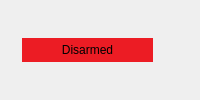
        <widget class="QFrame" name="frame_7">
         <property name="maximumSize">
          <size>
           <width>16777215</width>
           <height>16777215</height>
          </size>
         </property>
         <property name="styleSheet">
          <string notr="true">border: none;</string>
         </property>
         <property name="frameShape">
          <enum>QFrame::StyledPanel</enum>
         </property>
         <property name="frameShadow">
          <enum>QFrame::Raised</enum>
         </property>
         <layout class="QHBoxLayout" name="horizontalLayout_3">
          <property name="spacing">
           <number>0</number>
          </property>
          <property name="leftMargin">
           <number>0</number>
          </property>
          <property name="topMargin">
           <number>0</number>
          </property>
          <property name="rightMargin">
           <number>0</number>
          </property>
          <property name="bottomMargin">
           <number>0</number>
          </property>
          <item>
           <widget class="QFrame" name="frame_13">
            <property name="minimumSize">
             <size>
              <width>150</width>
              <height>0</height>
             </size>
            </property>
            <property name="styleSheet">
             <string notr="true">border: none;</string>
            </property>
            <property name="frameShape">
             <enum>QFrame::StyledPanel</enum>
            </property>
            <property name="frameShadow">
             <enum>QFrame::Raised</enum>
            </property>
            <layout class="QGridLayout" name="gridLayout_2">
             <item row="1" column="1" alignment="Qt::AlignHCenter|Qt::AlignVCenter">
              <widget class="QLabel" name="forward">
               <property name="toolTip">
                <string>&lt;html&gt;&lt;head/&gt;&lt;body&gt;&lt;p&gt;&lt;img src=&quot;:/qss_icons/icons/frwrd-arrow.png&quot;/&gt;&lt;/p&gt;&lt;/body&gt;&lt;/html&gt;</string>
               </property>
               <property name="whatsThis">
                <string>&lt;html&gt;&lt;head/&gt;&lt;body&gt;&lt;p&gt;&lt;img src=&quot;:/qss_icons/icons/frwrd-arrow.png&quot;/&gt;&lt;/p&gt;&lt;/body&gt;&lt;/html&gt;</string>
               </property>
               <property name="styleSheet">
                <string notr="true">border: none;</string>
               </property>
               <property name="frameShadow">
                <enum>QFrame::Plain</enum>
               </property>
               <property name="lineWidth">
                <number>0</number>
               </property>
               <property name="text">
                <string/>
               </property>
               <property name="pixmap">
                <pixmap>qss_icons/icons/frwrd-arrowred.png</pixmap>
               </property>
               <property name="scaledContents">
                <bool>true</bool>
               </property>
               <property name="alignment">
                <set>Qt::AlignCenter</set>
               </property>
               <property name="wordWrap">
                <bool>true</bool>
               </property>
              </widget>
             </item>
             <item row="5" column="1" alignment="Qt::AlignHCenter|Qt::AlignVCenter">
              <widget class="QLabel" name="backwardBtn">
               <property name="toolTip">
                <string>&lt;html&gt;&lt;head/&gt;&lt;body&gt;&lt;p&gt;&lt;img src=&quot;:/qss_icons/icons/bckwrd-arrow.png&quot;/&gt;&lt;/p&gt;&lt;/body&gt;&lt;/html&gt;</string>
               </property>
               <property name="whatsThis">
                <string>&lt;html&gt;&lt;head/&gt;&lt;body&gt;&lt;p&gt;&lt;img src=&quot;:/qss_icons/icons/bckwrd-arrow.png&quot;/&gt;&lt;/p&gt;&lt;/body&gt;&lt;/html&gt;</string>
               </property>
               <property name="styleSheet">
                <string notr="true">border: none;</string>
               </property>
               <property name="frameShadow">
                <enum>QFrame::Plain</enum>
               </property>
               <property name="lineWidth">
                <number>0</number>
               </property>
               <property name="text">
                <string/>
               </property>
               <property name="pixmap">
                <pixmap>qss_icons/icons/bckwrd-arrowred.png</pixmap>
               </property>
               <property name="scaledContents">
                <bool>true</bool>
               </property>
               <property name="alignment">
                <set>Qt::AlignCenter</set>
               </property>
               <property name="wordWrap">
                <bool>true</bool>
               </property>
              </widget>
             </item>
             <item row="4" column="0" alignment="Qt::AlignHCenter|Qt::AlignVCenter">
              <widget class="QLabel" name="leftBtn">
               <property name="toolTip">
                <string>&lt;html&gt;&lt;head/&gt;&lt;body&gt;&lt;p&gt;&lt;img src=&quot;:/qss_icons/icons/left-arrow.png&quot;/&gt;&lt;/p&gt;&lt;/body&gt;&lt;/html&gt;</string>
               </property>
               <property name="whatsThis">
                <string>&lt;html&gt;&lt;head/&gt;&lt;body&gt;&lt;p&gt;&lt;img src=&quot;:/qss_icons/icons/left-arrow.png&quot;/&gt;&lt;/p&gt;&lt;/body&gt;&lt;/html&gt;</string>
               </property>
               <property name="styleSheet">
                <string notr="true">border: none;</string>
               </property>
               <property name="frameShadow">
                <enum>QFrame::Plain</enum>
               </property>
               <property name="lineWidth">
                <number>0</number>
               </property>
               <property name="text">
                <string/>
               </property>
               <property name="pixmap">
                <pixmap>qss_icons/icons/left-arrowred.png</pixmap>
               </property>
               <property name="scaledContents">
                <bool>true</bool>
               </property>
               <property name="wordWrap">
                <bool>true</bool>
               </property>
               <property name="indent">
                <number>0</number>
               </property>
              </widget>
             </item>
             <item row="4" column="2" alignment="Qt::AlignHCenter|Qt::AlignVCenter">
              <widget class="QLabel" name="rightBtn">
               <property name="toolTip">
                <string>&lt;html&gt;&lt;head/&gt;&lt;body&gt;&lt;p&gt;&lt;img src=&quot;:/qss_icons/icons/right-arrow.png&quot;/&gt;&lt;/p&gt;&lt;/body&gt;&lt;/html&gt;</string>
               </property>
               <property name="whatsThis">
                <string>&lt;html&gt;&lt;head/&gt;&lt;body&gt;&lt;p&gt;&lt;img src=&quot;:/qss_icons/icons/right-arrow.png&quot;/&gt;&lt;/p&gt;&lt;/body&gt;&lt;/html&gt;</string>
               </property>
               <property name="styleSheet">
                <string notr="true">border: none;</string>
               </property>
               <property name="frameShadow">
                <enum>QFrame::Plain</enum>
               </property>
               <property name="lineWidth">
                <number>0</number>
               </property>
               <property name="text">
                <string/>
               </property>
               <property name="pixmap">
                <pixmap>qss_icons/icons/right-arrowred.png</pixmap>
               </property>
               <property name="scaledContents">
                <bool>true</bool>
               </property>
               <property name="alignment">
                <set>Qt::AlignCenter</set>
               </property>
               <property name="indent">
                <number>0</number>
               </property>
              </widget>
             </item>
             <item row="4" column="1">
              <widget class="QLabel" name="armed_disarm">
               <property name="sizePolicy">
                <sizepolicy hsizetype="Preferred" vsizetype="Preferred">
                 <horstretch>6</horstretch>
                 <verstretch>0</verstretch>
                </sizepolicy>
               </property>
               <property name="toolTip">
                <string>&lt;html&gt;&lt;head/&gt;&lt;body&gt;&lt;p align=&quot;center&quot;&gt;&lt;br/&gt;&lt;/p&gt;&lt;/body&gt;&lt;/html&gt;</string>
               </property>
               <property name="whatsThis">
                <string>&lt;html&gt;&lt;head/&gt;&lt;body&gt;&lt;p align=&quot;center&quot;&gt;Disarmed&lt;/p&gt;&lt;/body&gt;&lt;/html&gt;</string>
               </property>
               <property name="styleSheet">
                <string notr="true">background-color: rgb(236, 28, 36);
font: 75 10pt &quot;MS Shell Dlg 2&quot;;
width:80;</string>
               </property>
               <property name="text">
                <string>Disarmed</string>
               </property>
               <property name="scaledContents">
                <bool>true</bool>
               </property>
               <property name="alignment">
                <set>Qt::AlignCenter</set>
               </property>
               <property name="wordWrap">
                <bool>false</bool>
               </property>
               <property name="margin">
                <number>10</number>
               </property>
               <property name="indent">
                <number>50</number>
               </property>
              </widget>
             </item>
            </layout>
           </widget>
          </item>
          <item>
           <widget class="QFrame" name="frame_12">
            <property name="styleSheet">
             <string notr="true">border: none;</string>
            </property>
            <property name="frameShape">
             <enum>QFrame::StyledPanel</enum>
            </property>
            <property name="frameShadow">
             <enum>QFrame::Raised</enum>
            </property>
            <layout class="QVBoxLayout" name="verticalLayout_6">
             <item alignment="Qt::AlignHCenter|Qt::AlignVCenter">
              <widget class="QLabel" name="cwBtn">
               <property name="toolTip">
                <string>&lt;html&gt;&lt;head/&gt;&lt;body&gt;&lt;p&gt;&lt;img src=&quot;:/qss_icons/icons/cw.png&quot;/&gt;&lt;/p&gt;&lt;/body&gt;&lt;/html&gt;</string>
               </property>
               <property name="whatsThis">
                <string>&lt;html&gt;&lt;head/&gt;&lt;body&gt;&lt;p&gt;&lt;img src=&quot;:/qss_icons/icons/cw.png&quot;/&gt;&lt;/p&gt;&lt;/body&gt;&lt;/html&gt;</string>
               </property>
               <property name="styleSheet">
                <string notr="true">border: none;</string>
               </property>
               <property name="text">
                <string/>
               </property>
               <property name="pixmap">
                <pixmap>qss_icons/icons/cwred.png</pixmap>
               </property>
               <property name="scaledContents">
                <bool>true</bool>
               </property>
               <property name="alignment">
                <set>Qt::AlignCenter</set>
               </property>
               <property name="indent">
                <number>0</number>
               </property>
              </widget>
             </item>
             <item alignment="Qt::AlignHCenter">
              <widget class="QLabel" name="upBtn">
               <property name="toolTip">
                <string>&lt;html&gt;&lt;head/&gt;&lt;body&gt;&lt;p&gt;&lt;img src=&quot;:/qss_icons/icons/upward-arrow.png&quot;/&gt;&lt;/p&gt;&lt;/body&gt;&lt;/html&gt;</string>
               </property>
               <property name="whatsThis">
                <string>&lt;html&gt;&lt;head/&gt;&lt;body&gt;&lt;p&gt;&lt;img src=&quot;:/qss_icons/icons/upward-arrow.png&quot;/&gt;&lt;/p&gt;&lt;/body&gt;&lt;/html&gt;</string>
               </property>
               <property name="styleSheet">
                <string notr="true">border: none;</string>
               </property>
               <property name="text">
                <string/>
               </property>
               <property name="pixmap">
                <pixmap>qss_icons/icons/upward-arrowred.png</pixmap>
               </property>
               <property name="scaledContents">
                <bool>true</bool>
               </property>
               <property name="indent">
                <number>0</number>
               </property>
               <property name="openExternalLinks">
                <bool>false</bool>
               </property>
              </widget>
             </item>
             <item alignment="Qt::AlignHCenter">
              <widget class="QLabel" name="downBtn">
               <property name="toolTip">
                <string>&lt;html&gt;&lt;head/&gt;&lt;body&gt;&lt;p&gt;&lt;img src=&quot;:/qss_icons/icons/downward-arrow.png&quot;/&gt;&lt;/p&gt;&lt;/body&gt;&lt;/html&gt;</string>
               </property>
               <property name="whatsThis">
                <string>&lt;html&gt;&lt;head/&gt;&lt;body&gt;&lt;p&gt;&lt;img src=&quot;:/qss_icons/icons/downward-arrow.png&quot;/&gt;&lt;/p&gt;&lt;/body&gt;&lt;/html&gt;</string>
               </property>
               <property name="styleSheet">
                <string notr="true">border: none;</string>
               </property>
               <property name="text">
                <string/>
               </property>
               <property name="pixmap">
                <pixmap>qss_icons/icons/downward-arrowred.png</pixmap>
               </property>
               <property name="scaledContents">
                <bool>true</bool>
               </property>
               <property name="indent">
                <number>0</number>
               </property>
              </widget>
             </item>
             <item alignment="Qt::AlignHCenter|Qt::AlignVCenter">
              <widget class="QLabel" name="ccwBtn">
               <property name="toolTip">
                <string>&lt;html&gt;&lt;head/&gt;&lt;body&gt;&lt;p&gt;&lt;img src=&quot;:/qss_icons/icons/ccw.png&quot;/&gt;&lt;/p&gt;&lt;/body&gt;&lt;/html&gt;</string>
               </property>
               <property name="whatsThis">
                <string>&lt;html&gt;&lt;head/&gt;&lt;body&gt;&lt;p&gt;&lt;img src=&quot;:/qss_icons/icons/ccw.png&quot;/&gt;&lt;/p&gt;&lt;/body&gt;&lt;/html&gt;</string>
               </property>
               <property name="styleSheet">
                <string notr="true">border: none;</string>
               </property>
               <property name="text">
                <string/>
               </property>
               <property name="pixmap">
                <pixmap>qss_icons/icons/ccwred.png</pixmap>
               </property>
               <property name="scaledContents">
                <bool>true</bool>
               </property>
               <property name="alignment">
                <set>Qt::AlignCenter</set>
               </property>
               <property name="indent">
                <number>0</number>
               </property>
              </widget>
             </item>
            </layout>
           </widget>
          </item>
         </layout>
        </widget>
